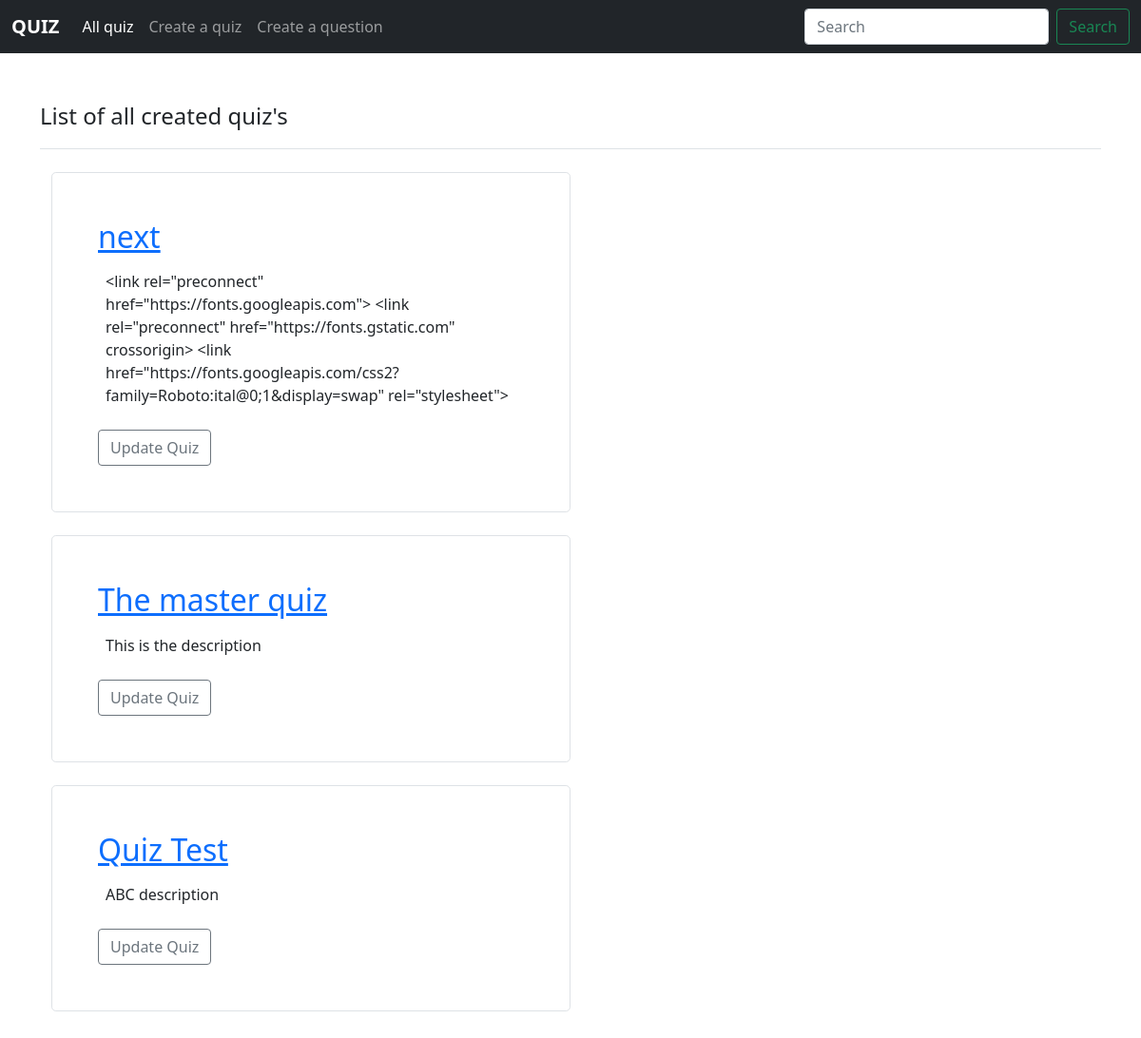
The page /quiz/all on the database its author committed.
### quiz/models.py (models this page shows, shortened)
class Quiz(models.Model):
    name = models.CharField(max_length=200)
    questions = models.ManyToManyField('quiz.Question')
    mod = models.ForeignKey('user.CustomUser', on_delete=models.CASCADE, help_text="Who is the owner of this quiz?")
    participants = models.ManyToManyField('user.CustomUser', related_name="r_pac")
    description = models.TextField()
    updated_at = models.DateTimeField(auto_now=True)
    def get_absolute_url(self):
        return reverse("detail", kwargs={"pk": self.pk})

### quiz/views.py (the view)
# urls.py: path("quiz/all", list_view, name="list"),
def list_view(request):
    all_qs = Quiz.objects.all()
    return render(request, "list.html", {
        "all": all_qs
    })

### templates/list.html
{% extends 'base.html' %}
{% block body %}
    <header class="pb-3 mb-4 border-bottom">
      <a href="/" class="d-flex align-items-center text-dark text-decoration-none">
       <span class="fs-4">List of all created quiz's</span>
      </a>
    </header>
    {% for quiz in all %}
        {% include "list_looping.html" with r="1, 2, 3"|random %}
    {% empty %}
    <b>
        Create your first quiz <a href="{% url 'create' %}">Here</a>
    </b>
    {% endfor %}
{% endblock body %}

### templates/list_looping.html
<div class="container-sm">
      <div class="col-md-6 mt-4 mb-4">
        <div class="h-100 p-5 bg-body-tertiary border rounded-3 mt-4">
          <h2><a href="{{ quiz.get_absolute_url }}">{{ quiz.name }}</a> </h2>
            <p class="mt-3 mb-4 ms-2">{{ quiz.description }}</p>
          <a href="{% url 'update' quiz.pk %}" class="btn btn-outline-secondary" type="button">Update Quiz</a>
        </div>
      </div>
    </div>

### rows shown on the page
Quiz: name "next", description "<link rel=\"preconnect\" href=\"https://fonts.googleapis.com\"> <link rel=\"preconnect\" href=\"https://fonts.gstatic.com\" crossorigin> <link href=\"https://fonts.googleapis.com/css2?family=Roboto:ital@0;1&display=swap\" rel=\"stylesheet\">"
Quiz: name "The master quiz", description "This is the description"
Quiz: name "Quiz Test", description "ABC description"
